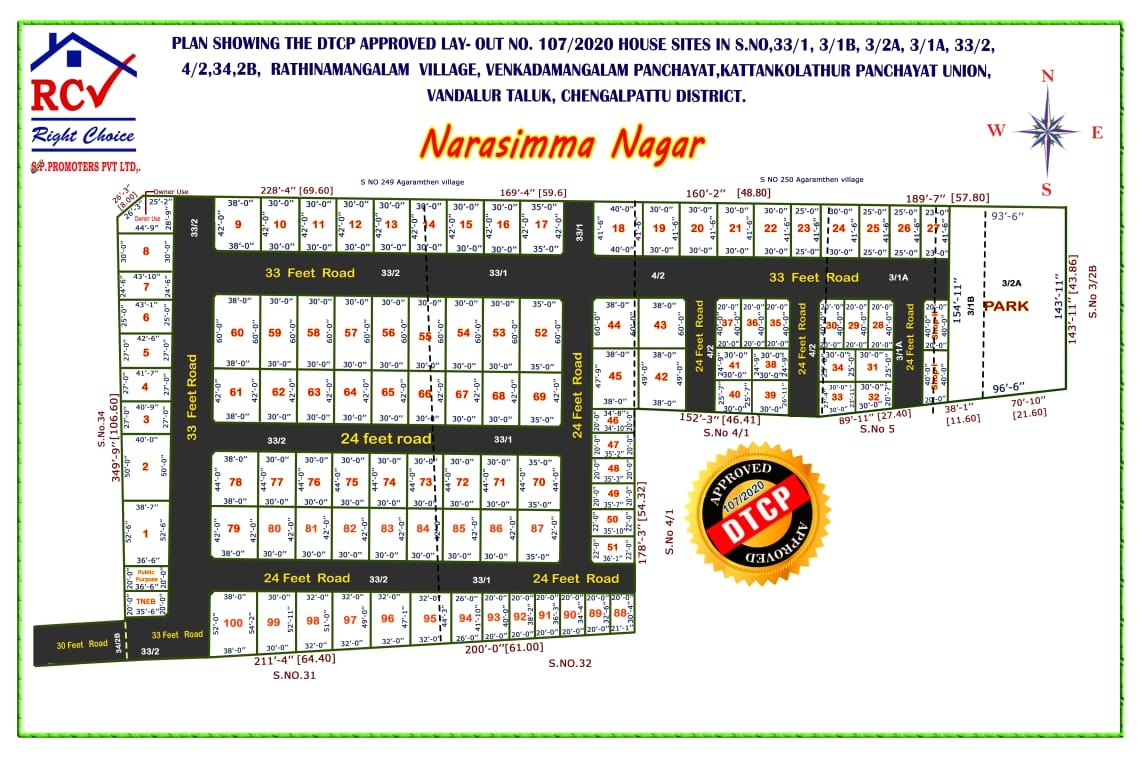
#> input picture 2D/images/layout.jpeg, 1143 x 762 px, found by its file name
$ python plot_core.py
#> lines starting #> are read from the running program, lines starting #| are printed output that depends on the picture; after the words box and inside, x2 and y2 are one past the last pixel; in counts of white or black regions, pixels touching at a corner belong together
import json
import os
import random
import re
from typing import Dict, List, Optional, Tuple
from datetime import datetime

import cv2
import easyocr
import matplotlib.pyplot as plt
import numpy as np

DEFAULT_IMAGE_PATH = r'C:\Users\Pranshu Saraswat\projects\Khata digitalization\2D\images\layout.jpeg'
OUTPUT_ROOT = 'extracted_plots'
PLOTS_DIR = os.path.join(OUTPUT_ROOT, 'plots')
RESULTS_DIR = os.path.join(OUTPUT_ROOT, 'results')
ANNOTATED_JSON_FILE = 'plot_adjacency_data.json'
SVG_FILE = os.path.join(OUTPUT_ROOT, 'extracted_plots.svg')
MEASUREMENT_PATTERN = re.compile(r'(?i)\b(\d{1,3})\s*ft\b')
PURE_NUMBER_PATTERN = re.compile(r'^\s*(\d{1,4})\s*$')


# [4 lines left out: function ensure_output_dirs, not called in this run]


def load_image(image_path: str) -> Optional[np.ndarray]:
    image = cv2.imread(image_path)
#> image is the input picture: shape (762, 1143, 3); mean B, G, R 205.1, 212.3, 212.6
    if image is None:
        print(f'❌ Could not load image: {image_path}')
    return image


def preprocess_image(image: np.ndarray) -> np.ndarray:
    gray = cv2.cvtColor(image, cv2.COLOR_BGR2GRAY)
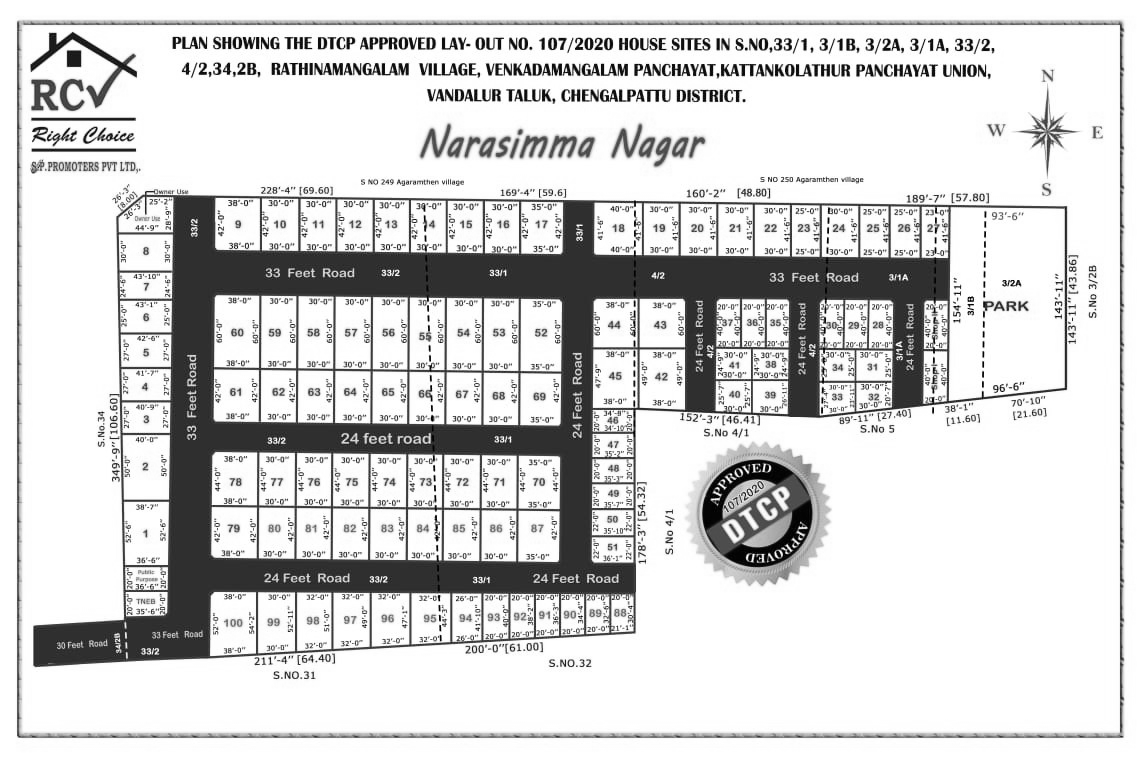
#> gray: shape (762, 1143); min 0, max 255, mean 211.6
    blurred = cv2.GaussianBlur(gray, (5, 5), 0)
    return cv2.adaptiveThreshold(
        blurred,
        255,
        cv2.ADAPTIVE_THRESH_GAUSSIAN_C,
        cv2.THRESH_BINARY_INV,
        11,
        2,
    )
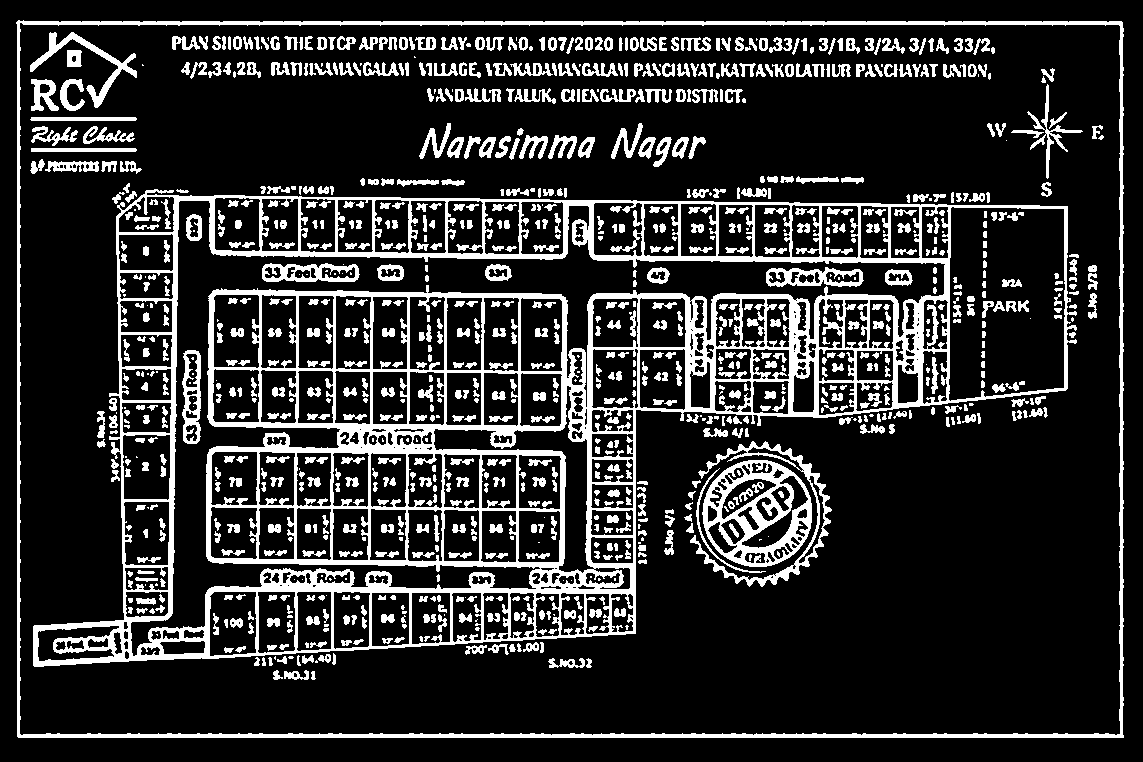
#> returned value: shape (762, 1143); 17.9% white; 1083 white regions (176 under 20 px)


def find_contours(threshold_image: np.ndarray) -> List[np.ndarray]:
    contours, _ = cv2.findContours(threshold_image, cv2.RETR_TREE, cv2.CHAIN_APPROX_SIMPLE)
#> contours = 1506 contours, 527 with area under 20; largest, box (x1, y1, x2, y2) and area: (16, 20, 1124, 738) 791244, (19, 22, 1121, 736) 781082, (33, 189, 1077, 667) 323806, (130, 200, 946, 657) 50343, (948, 206, 1066, 402) 21417
    return contours


def initialize_reader() -> easyocr.Reader:
    print('📖 Initializing EasyOCR reader...')
    reader = easyocr.Reader(['en'], gpu=False)
    print('✅ EasyOCR reader ready!')
    return reader


# [6 lines left out: function rotate_image, not called in this run]


def normalize_text(text: str) -> str:
    return re.sub(r'\s+', ' ', text.strip().lower())


# [365 lines left out: functions extract_measurement_value, extract_pure_number, is_top_region, is_left_region, is_bottom_region, is_center_region and 13 more, not called in this run]


def analyze_plots_with_ocr(image_path: str = DEFAULT_IMAGE_PATH):
    print('🚀 Starting Combined Plot Detection and OCR Analysis...')
    print('=' * 60)

    image = load_image(image_path)
    if image is None:
        return {}

    threshold_image = preprocess_image(image)
    contours = find_contours(threshold_image)
    reader = initialize_reader()

    ensure_output_dirs()
    plot_info, failed_ocr_count = extract_plot_candidates(image, contours, reader)

    print('\n📊 Plot Detection Summary:')
    print(f'✅ Successfully processed: {len(plot_info)} plots')
    print(f'❌ Failed OCR: {failed_ocr_count} plots')

    plot_data = build_plot_data(plot_info)
    timestamp = save_plot_adjacency_json(plot_data)
    export_interactive_svg(image, plot_info, timestamp)
    display_annotated_image(image, plot_info)

    print('\n📋 JSON OUTPUT:')
    print('=' * 60)
    print(json.dumps(plot_data, indent=2))

    return plot_data


def main():
    plot_data = analyze_plots_with_ocr()

    print('\n🎉 Analysis complete!')
    print(f'📈 Total plots analyzed: {len(plot_data)}')

    if plot_data:
        print('\n📝 Example - First plot data:')
        first_plot = next(iter(plot_data.values()))
        print(f"Plot {first_plot['plot_number']}:")
        print(f"  Adjacent plots: {first_plot['adjacent']}")


if __name__ == '__main__':
    main()
#> (the call stopped at in initialize_reader, `reader = easyocr.Reader(['en'], gpu=False)`: easyocr is not available in this run)

$ run again, with 2D/images/UseThis.png saved as 2D/images/layout.jpeg
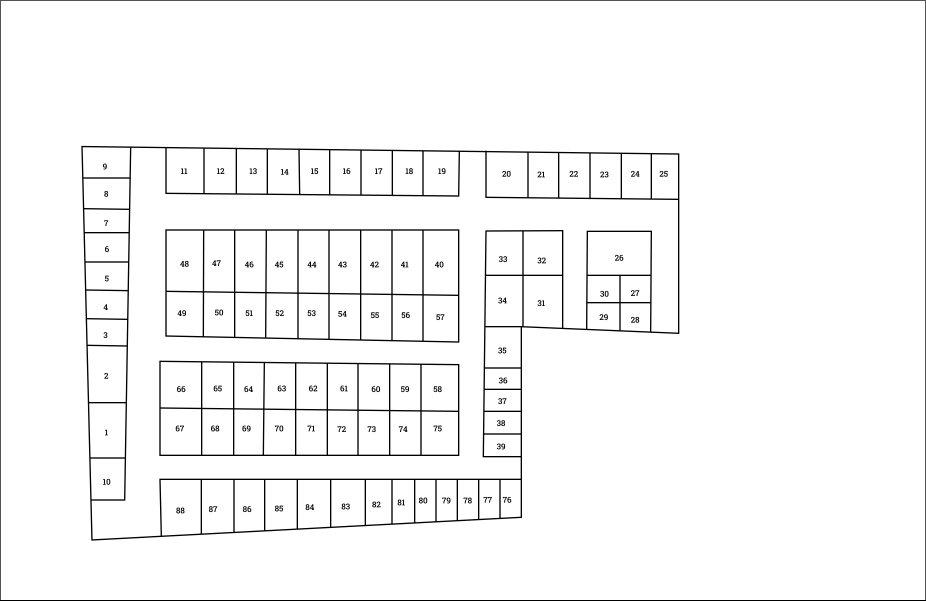
#> input picture 2D/images/UseThis.png, 2778 x 1802 px, found by its file name (shown at 1/3 size)
#> in load_image, image is the input picture: shape (1802, 2778, 3); min 0, max 255, mean 247.2
#> in preprocess_image, `return cv2.adaptiveThreshold( blurred, 255, cv2.ADAPTIVE_THRESH_GAUSSI..`:
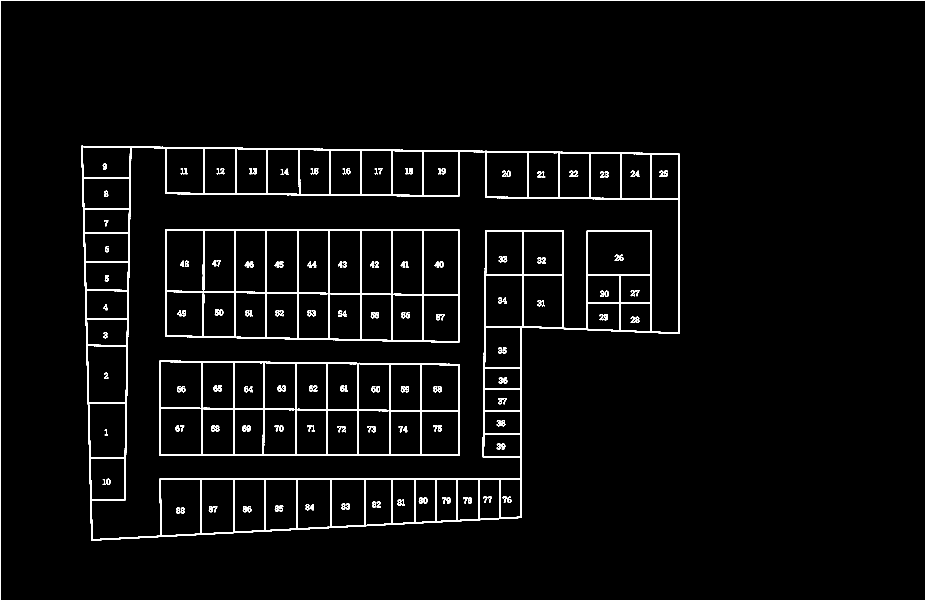
#> returned value: shape (1802, 2778) (shown at 1/3 size); 3.3% white; 170 white regions
#> in find_contours, `contours, _ = cv2.findContours(threshold_image, cv2.RETR_TREE, cv2.CHA..`: contours = 350 contours, 4 with area under 20; largest, box (x1, y1, x2, y2) and area: (0, 0, 2778, 1802) 5001370, (1, 2, 2777, 1801) 4989448, (244, 437, 2038, 1622) 1743307, (274, 442, 2035, 1619) 1070705, (496, 688, 1378, 1028) 290894

$ run again, with 2D/images/UseThis1new.png saved as 2D/images/layout.jpeg
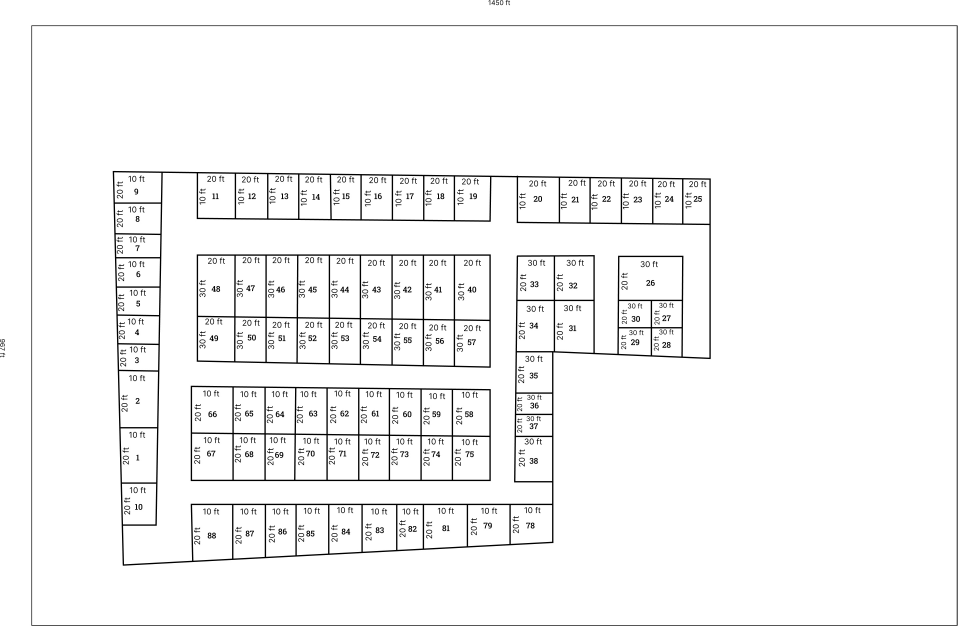
#> input picture 2D/images/UseThis1new.png, 2873 x 1878 px, found by its file name (shown at 1/3 size)
#> in load_image, image is the input picture: shape (1878, 2873, 3); min 0, max 255, mean 246
#> in preprocess_image, `return cv2.adaptiveThreshold( blurred, 255, cv2.ADAPTIVE_THRESH_GAUSSI..`:
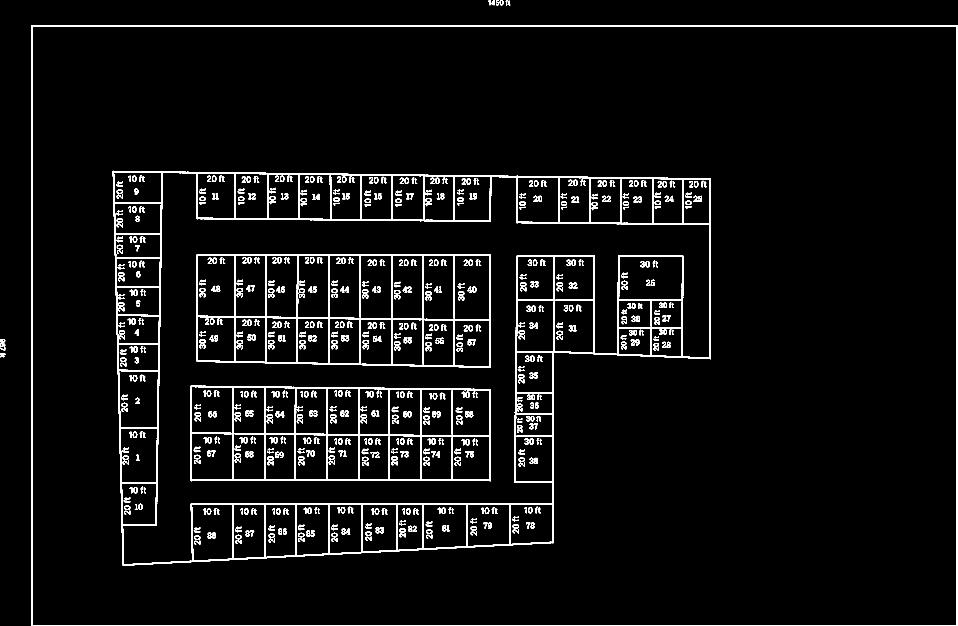
#> returned value: shape (1878, 2873) (shown at 1/3 size); 4.3% white; 846 white regions
#> in find_contours, `contours, _ = cv2.findContours(threshold_image, cv2.RETR_TREE, cv2.CHA..`: contours = 1189 contours, 15 with area under 20; largest, box (x1, y1, x2, y2) and area: (94, 76, 2873, 1878) 5003176, (96, 78, 2871, 1876) 4984876, (338, 512, 2133, 1698) 1743082, (368, 518, 2129, 1694) 1070381, (590, 763, 1473, 1104) 291088

$ run again, with 2D/images/UseThis2.png saved as 2D/images/layout.jpeg
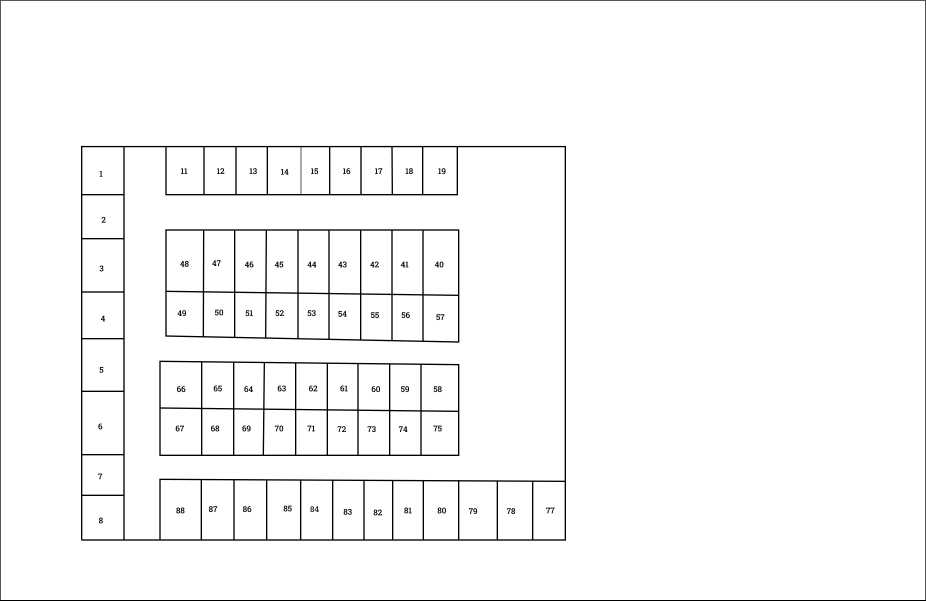
#> input picture 2D/images/UseThis2.png, 2778 x 1802 px, found by its file name (shown at 1/3 size)
#> in load_image, image is the input picture: shape (1802, 2778, 3); min 0, max 255, mean 248.6
#> in preprocess_image, `return cv2.adaptiveThreshold( blurred, 255, cv2.ADAPTIVE_THRESH_GAUSSI..`:
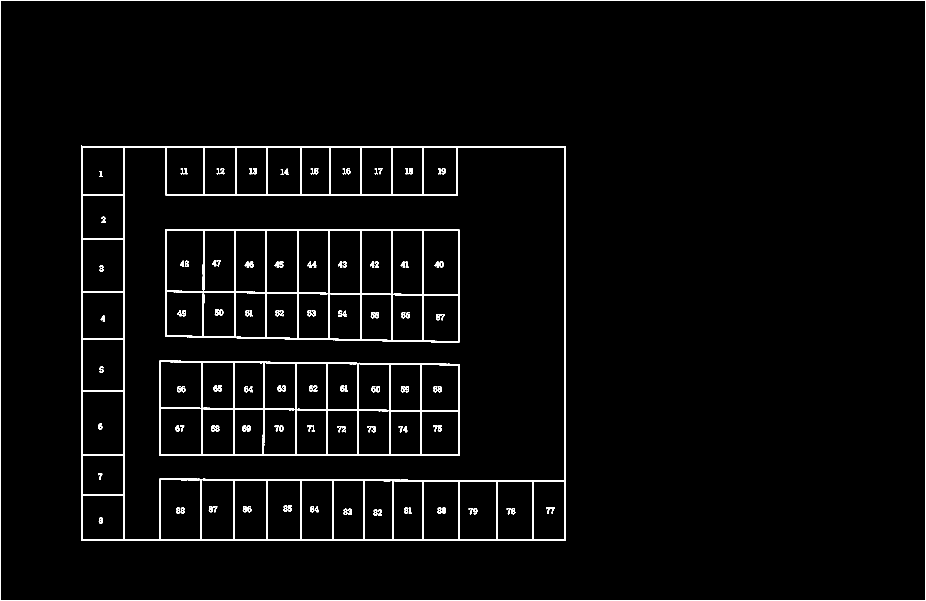
#> returned value: shape (1802, 2778) (shown at 1/3 size); 2.7% white; 125 white regions
#> in find_contours, `contours, _ = cv2.findContours(threshold_image, cv2.RETR_TREE, cv2.CHA..`: contours = 267 contours, 3 with area under 20; largest, box (x1, y1, x2, y2) and area: (0, 0, 2778, 1802) 5001370, (1, 2, 2777, 1801) 4989448, (243, 437, 1698, 1622) 1720082, (373, 441, 1695, 1619) 1210678, (496, 688, 1378, 1028) 290894
